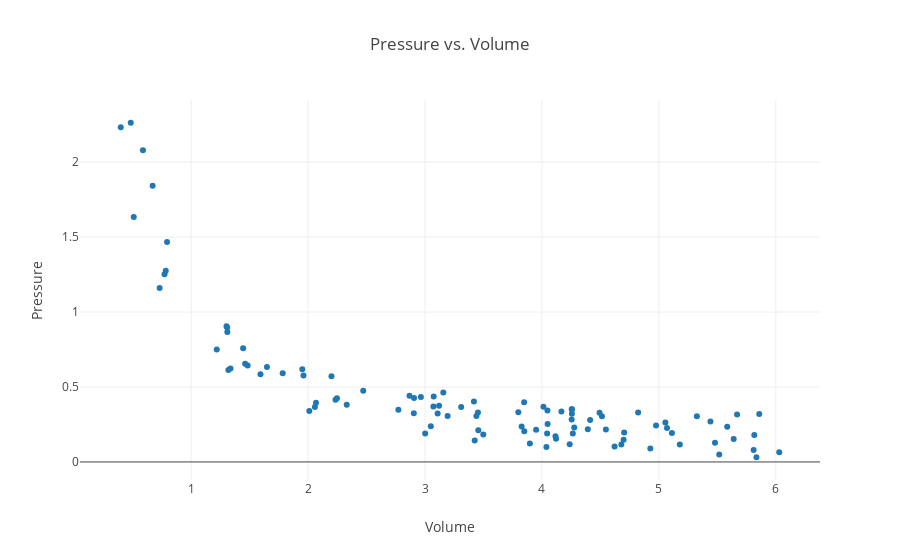

The notebook cell this image was saved under:
### Code cell
# Imports.
import plotly.offline as py
from plotly.offline import init_notebook_mode, iplot
import plotly.graph_objs as go
import numpy as np

import math

# Initialize plotly for Jupyter notebooks.
init_notebook_mode(connected=True)

# Initialize data sets.
gx = []
gy = []

# Constant multiple in Boyle's Law.
k = 1

# Boyle's Law is technically PV = k, where k is constant for that specific system, (It varies between systems.)
# and P1V1 = P2V2 is only a result of this relationship. Students do not learn this however.
# For simplicity k is set to 1.

# Standard deviation.
sd = 0.15

# Randomly generate data based on user defined volume and number of trials.
for i in range(0, N):
    temp = np.random.random_sample() * volume
    
    # Prevent large outliers. The limit is arbitrary, it is just so the graph looks nice.
    limit = np.random.random_sample() + 1
    while(k/temp > volume/limit):
        temp = np.random.random_sample() * volume
    
    outputx = np.random.uniform(temp-sd, temp+sd)
    outputy = np.random.uniform((k/temp)-sd, (k/temp)+sd)
    
    gx.append(outputx)
    gy.append(outputy)

# Create a trace.
trace = go.Scatter(
    x = gx,
    y = gy,
    mode = 'markers'
)

# Label the graph.
templayout = go.Layout(
    title = 'Pressure vs. Volume',
    xaxis = dict(title='Volume'),
    yaxis = dict(title='Pressure')
)

# Plot graph
tempdata = [trace]
fig = go.Figure(data = tempdata, layout = templayout)
py.iplot(fig, filename='basic-scatter')

### Figure 1 — Plotly figure (JSON) as saved in the notebook; plotly's stock layout.template omitted (floating-point values rounded to 4 significant figures)
{"data": [{"mode": "markers", "type": "scatter", "x": [3.193, 0.4831, 1.782, 4.012, 2.964, 0.5086, 0.7297, 4.237, 3.074, 5.584, 4.12, 5.055, 4.256, 4.703, 4.257, 5.48, 2.067, 1.309, 5.441, 3.439, 2.471, 3.049, 0.7717, 4.264, 4.621, 6.029, 0.7823, 4.044, 2.01, 3.798, 2.2, 3.156, 5.325, 3.849, 1.461, 2.234, 5.069, 1.648, 4.115, 3.108, 1.96, 2.867, 2.247, 4.038, 3.309, 4.492, 3.95, 2.058, 4.547, 2.772, 5.858, 5.816, 3.498, 3.071, 5.834, 3.896, 1.482, 5.669, 2.906, 2.33, 0.6699, 1.218, 4.048, 1.95, 4.255, 5.112, 4.254, 4.976, 4.927, 4.412, 3.001, 4.047, 3.425, 1.336, 3.418, 2.904, 5.81, 0.5873, 3.826, 3.12, 4.513, 0.7934, 1.308, 1.318, 3.456, 4.822, 1.592, 3.847, 4.166, 3.452, 4.679, 5.179, 4.698, 5.516, 5.64, 4.392, 1.302, 0.3973, 4.276, 1.444], "y": [0.3062, 2.262, 0.5908, 0.3677, 0.4325, 1.633, 1.16, 0.1176, 0.4372, 0.234, 0.1549, 0.2634, 0.3216, 0.1968, 0.3508, 0.1273, 0.3949, 0.8664, 0.2701, 0.3066, 0.475, 0.2387, 1.252, 0.1905, 0.1034, 0.06436, 1.275, 0.1889, 0.3394, 0.3307, 0.572, 0.463, 0.3044, 0.2051, 0.6548, 0.4151, 0.226, 0.6324, 0.1718, 0.3237, 0.5772, 0.4407, 0.4255, 0.09895, 0.3666, 0.3273, 0.2145, 0.3672, 0.2159, 0.3475, 0.3202, 0.1789, 0.1831, 0.3694, 0.03131, 0.1237, 0.644, 0.3166, 0.4261, 0.3809, 1.842, 0.7501, 0.2527, 0.6183, 0.352, 0.1922, 0.2836, 0.2433, 0.09015, 0.2802, 0.1902, 0.3438, 0.1438, 0.6238, 0.4025, 0.3242, 0.07904, 2.078, 0.2361, 0.3741, 0.3049, 1.466, 0.8973, 0.613, 0.2111, 0.3304, 0.5848, 0.399, 0.3368, 0.3296, 0.1164, 0.116, 0.1482, 0.05046, 0.1536, 0.2187, 0.9044, 2.232, 0.2304, 0.7577]}], "layout": {"title": "Pressure vs. Volume", "xaxis": {"title": "Volume"}, "yaxis": {"title": "Pressure"}}}
